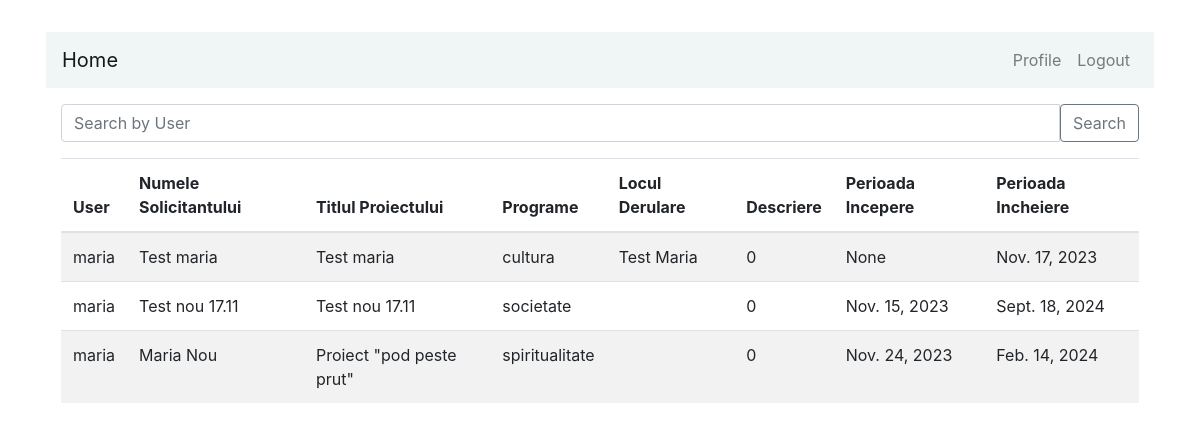
/responsabil/ (signed in), run on an earlier commit of the app's database.
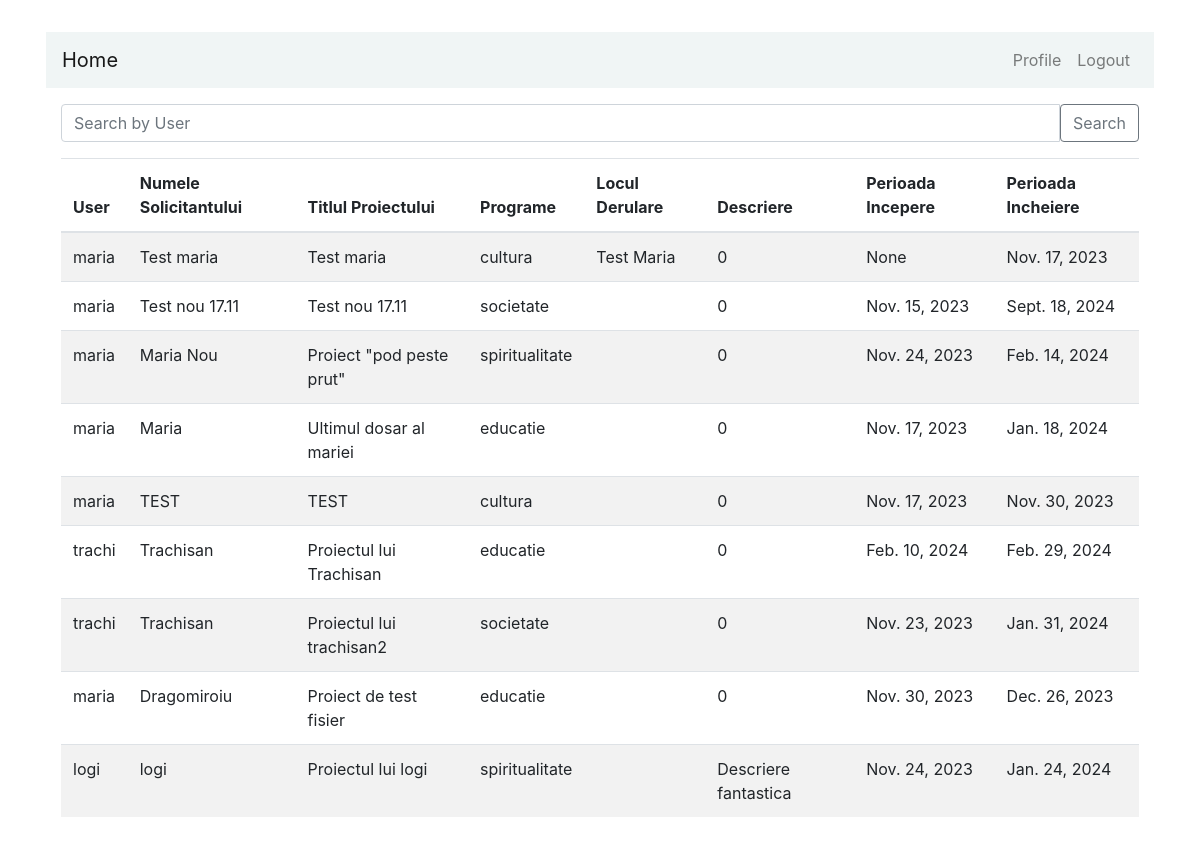
And on a later commit of the database.
### dbapp/models.py (models this page shows, shortened)
class cerere_de_finantare(models.Model):
    user = models.ForeignKey(User, on_delete=models.CASCADE)
    numele_solicitantului = models.CharField(max_length=255)
    titlul_proiectului = models.TextField()
    programe_choices = [
        ('cultura','Cultura'),
        ('mass_media','Mass-Media'),
        ('educatie','Educatie'),
        ('spiritualitate','Spiritualitate si Traditie'),
        ('societate','Societate Civila')]
    programe = models.CharField(max_length=30, choices=programe_choices)
    locul_derulare = models.TextField(help_text="Adresa, cod postal, Regiune, Localitate, Tara")
    descriere = models.TextField(help_text="Descrieti proiectul")
    perioada_incepere = models.DateField()
    perioada_incheiere = models.DateField()
    class Meta:
        db_table = "Cerere_de_Finantare"

### dbapp/views.py (the view)
# urls.py: path('responsabil/', views.responsabil_dosar.as_view(), name='responsabil')
@method_decorator(user_passes_test(lambda u: u.is_staff), name='dispatch')
class responsabil_dosar(ListView):
    model = cerere
    template_name = 'responsabil.html'
    context_object_name = 'dosare'
    def get_queryset(self) -> QuerySet[Any]:
        query_params = self.request.GET
        user_query = query_params.get('user','')
        queryset = cerere.objects.filter(user__username__icontains=user_query)
        return queryset

### dbapp/templates/responsabil.html
{% extends 'header.html' %}
{% block content %}
<div class="container mt-3">
    <form method="get" class="mb-3">
        <div class="input-group">
            <input type="text" class="form-control" name="user" placeholder="Search by User">
            <button type="submit" class="btn btn-outline-secondary">Search</button>
        </div>
    </form>
    <table class="table table-striped">
        <thead>
            <tr>
                <th scope="col">User</th>
                <th scope="col">Numele Solicitantului</th>
                <th scope="col">Titlul Proiectului</th>
                <th scope="col">Programe</th>
                <th scope="col">Locul Derulare</th>
                <th scope="col">Descriere</th>
                <th scope="col">Perioada Incepere</th>
                <th scope="col">Perioada Incheiere</th>
            </tr>
        </thead>
        <tbody>
            {% for dosar in dosare %}
            <tr>
                <td>{{ dosar.user }}</td>
                <td>{{ dosar.numele_solicitantului }}</td>
                <td>{{ dosar.titlul_proiectului }}</td>
                <td>{{ dosar.programe }}</td>
                <td>{{ dosar.locul_derulare }}</td>
                <td>{{ dosar.descriere }}</td>
                <td>{{ dosar.perioada_incepere }}</td>
                <td>{{ dosar.perioada_incheiere }}</td>
            </tr>
            {% endfor %}
        </tbody>
    </table>
</div>
{% endblock %}

### dbapp/templates/header.html (shortened to what this page needs)
<!DOCTYPE html>
<head>
    <link rel="stylesheet" href="https://maxcdn.bootstrapcdn.com/bootstrap/4.0.0/css/bootstrap.min.css">
    <link rel="stylesheet" href="https://use.fontawesome.com/releases/v5.8.2/css/all.css">
</head>
<body>
  <div class="container p-3 my-3">
    <div class="row">
      <div class="col-md-12">
        <nav class="navbar navbar-expand-md navbar-light " style="background-color: #f0f5f5">
          <a href="/" class="navbar-brand">Home</a>
            <div class="collapse navbar-collapse" id="navbarCollapse">
                <div class="navbar-nav ml-auto">
                  {% if user.is_authenticated %}
                    <a href="{% url 'profile' user.id %}" class="nav-item nav-link">Profile</a>
                    <a href="{% url 'logout' %}" class="nav-item nav-link">Logout</a>
                  {% else %}
                    <a href="{% url 'login' %}" class="nav-item nav-link">Sign in</a>
                  {% endif %}
                </div>
            </div>
        </nav>
        {% block content %}{% endblock %}
      </div>
    </div>
  </div>
</body>
</html>

What changed in the data, as far as the page shows it:
added cerere_de_finantare: user "maria", numele_solicitantului "Maria", titlul_proiectului "Ultimul dosar al mariei", programe "educatie", descriere "0", perioada_incepere "Nov. 17, 2023", perioada_incheiere "Jan. 18, 2024"
added cerere_de_finantare: user "maria", numele_solicitantului "TEST", titlul_proiectului "TEST", programe "cultura", descriere "0", perioada_incepere "Nov. 17, 2023", perioada_incheiere "Nov. 30, 2023"
added cerere_de_finantare: user "trachi", numele_solicitantului "Trachisan", titlul_proiectului "Proiectul lui Trachisan", programe "educatie", descriere "0", perioada_incepere "Feb. 10, 2024", perioada_incheiere "Feb. 29, 2024"
added cerere_de_finantare: user "trachi", numele_solicitantului "Trachisan", titlul_proiectului "Proiectul lui trachisan2", programe "societate", descriere "0", perioada_incepere "Nov. 23, 2023", perioada_incheiere "Jan. 31, 2024"
added cerere_de_finantare: user "maria", numele_solicitantului "Dragomiroiu", titlul_proiectului "Proiect de test fisier", programe "educatie", descriere "0", perioada_incepere "Nov. 30, 2023", perioada_incheiere "Dec. 26, 2023"
added cerere_de_finantare: user "logi", numele_solicitantului "logi", titlul_proiectului "Proiectul lui logi", programe "spiritualitate", descriere "Descriere fantastica", perioada_incepere "Nov. 24, 2023", perioada_incheiere "Jan. 24, 2024"
